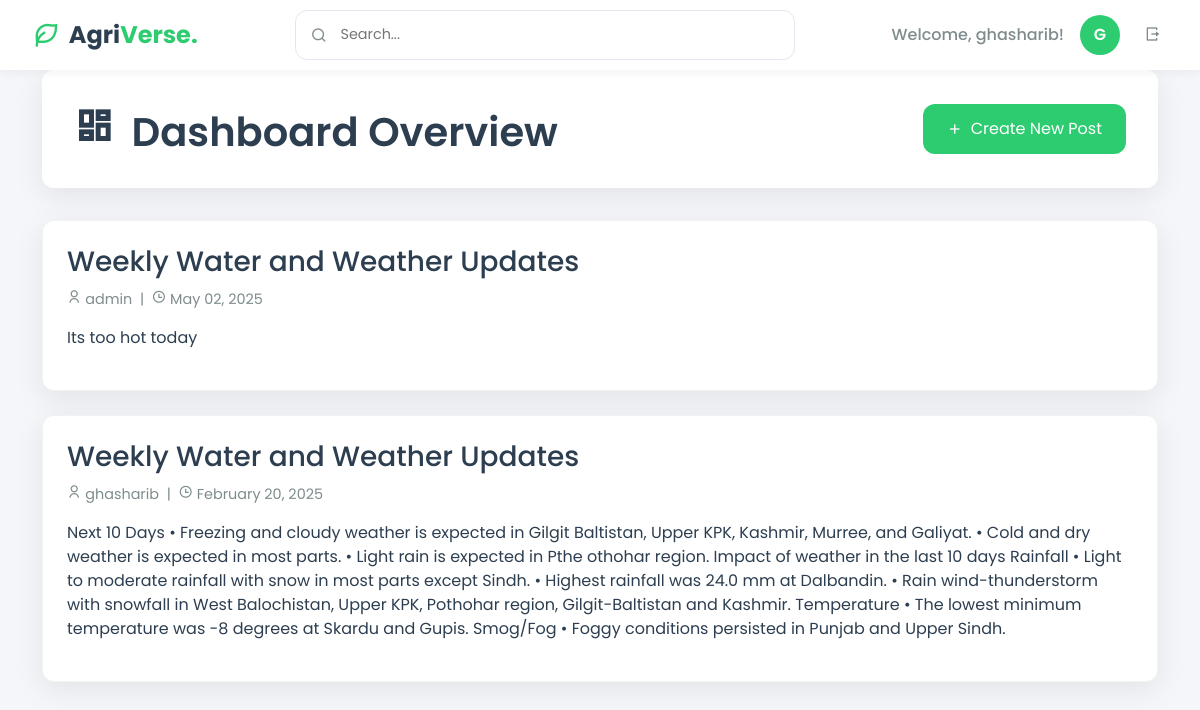
Screenshot of /admin (signed in) with the database file from the repository.
### models.py (models this page shows)
class User(db.Model):
    id = db.Column(db.Integer, primary_key=True)
    username = db.Column(db.String(80), unique=True, nullable=False)
    email = db.Column(db.String(120), unique=True, nullable=False)
    password = db.Column(db.String(200), nullable=False)
    is_admin = db.Column(db.Boolean, default=False)
    created_at = db.Column(db.DateTime, default=datetime.utcnow)

class NewsletterPost(db.Model):
    id = db.Column(db.Integer, primary_key=True)
    title = db.Column(db.String(200), nullable=False)
    content = db.Column(db.Text, nullable=False)
    image_url = db.Column(db.String(500))
    video_url = db.Column(db.String(500))
    created_at = db.Column(db.DateTime, default=datetime.utcnow)
    author_id = db.Column(db.Integer, db.ForeignKey('user.id'), nullable=False)
    author = db.relationship('User', backref=db.backref('posts', lazy=True))

### app.py (the view)
@app.route('/admin')
@admin_required
def admin_dashboard():
    posts = NewsletterPost.query.order_by(NewsletterPost.created_at.desc()).all()
    return render_template('admin/admin_dashboard.html', posts=posts)

### app.py (called while the page is built)
def admin_required(f):
    @wraps(f)
    def decorated_function(*args, **kwargs):
        if 'user_id' not in session:
            flash('Please log in first.', 'danger')
            return redirect(url_for('login'))
        user = User.query.get(session['user_id'])
        if not user or not user.is_admin:
            flash('Access denied. Admin privileges required.', 'danger')
            return redirect(url_for('index'))
        return f(*args, **kwargs)
    return decorated_function

@app.before_request
def before_request():
    protected_routes = ['dashboard', 'admin_dashboard']
    if request.endpoint in protected_routes and 'user_id' not in session:
        flash('Please log in to access this page.', 'info')
        return redirect(url_for('login'))

### templates/admin/admin_dashboard.html (shortened to what this page needs)
<!DOCTYPE html>
<html lang="en">
<head>
    <link rel="stylesheet" href="https://cdn.jsdelivr.net/npm/bootstrap@5.3.0/dist/css/bootstrap.min.css">
    <link href="https://cdn.jsdelivr.net/npm/remixicon@2.5.0/fonts/remixicon.css" rel="stylesheet">
</head>
<body>
    <div class="top-bar">
                <div class="brand-logo">
                    <i class="ri-leaf-line"></i>
                    <h2>Agri<span style="color: var(--primary-color)">Verse.</span></h2>
                </div>
                <div class="search-container">
                    <i class="ri-search-line"></i>
                    <input type="text" placeholder="Search...">
                </div>
                <div class="d-flex align-items-center gap-3">
                    <span class="welcome-message">Welcome, {{ session['username'] }}!</span>
                    <div class="user-avatar">
                        {{ session['username'][0].upper() }}
                    </div>
                    <button class="logout-btn">
                        <i class="ri-logout-box-r-line"></i>
                    </button>
                </div>
    </div>
    <main class="container">
        <div class="admin-header">
            <div class="d-flex justify-content-between align-items-center">
                <h1 class="admin-title">
                    <i class="ri-dashboard-line me-2"></i>
                    Dashboard Overview
                </h1>
                <a href="{{ url_for('create_post') }}" class="create-post-btn">
                    <i class="ri-add-line"></i>
                    Create New Post
                </a>
            </div>
        </div>
        <div class="row">
            <div class="col-12">
                {% for post in posts %}
                <div class="post-card">
                    <h3>{{ post.title }}</h3>
                    <div class="post-meta">
                        <i class="ri-user-line"></i> {{ post.author.username }} &nbsp;|&nbsp;
                        <i class="ri-time-line"></i> {{ post.created_at.strftime('%B %d, %Y') }}
                    </div>
                    <p class="mt-3">{{ post.content }}</p>
                </div>
                {% endfor %}
            </div>
        </div>
    </main>
</body>
</html>

### templates/admin/admin_dashboard.html (style rules this page uses)
:root { --primary-color: #2ecc71; --primary-dark: #27ae60; --secondary-color: #f8f9fa; --accent-color: #3498db; --background-color: #f5f6fa; --card-background: #ffffff; --text-primary: #2c3e50; --text-secondary: #7f8c8d; --border-radius: 12px; --box-shadow: 0 8px 30px rgba(0, 0, 0, 0.08); --top-bar-height: 70px; }
body { font-family: 'Poppins', sans-serif; background-color: var(--background-color); color: var(--text-primary); margin: 0; padding-top: 70px; }
.top-bar { position: fixed; top: 0; left: 0; right: 0; height: var(--top-bar-height); background: var(--card-background); padding: 0 2rem; display: flex; align-items: center; justify-content: space-between; box-shadow: 0 2px 10px rgba(0, 0, 0, 0.05); z-index: 1000; }
.brand-logo { display: flex; align-items: center; gap: 0.5rem; }
.brand-logo i { font-size: 1.8rem; color: var(--primary-color); }
.brand-logo h2 { font-size: 1.5rem; font-weight: 700; margin: 0; }
.search-container { flex: 1; max-width: 500px; position: relative; margin: 0 2rem; }
.search-container input { width: 100%; padding: 0.8rem 1rem 0.8rem 2.8rem; border: 1px solid #e2e8f0; border-radius: var(--border-radius); font-size: 0.9rem; transition: var(--transition); }
.search-container i { position: absolute; left: 1rem; top: 50%; transform: translateY(-50%); color: var(--text-secondary); }
.welcome-message { color: var(--text-secondary); font-weight: 500; }
.admin-header { background: var(--card-background); padding: 2rem; border-radius: var(--border-radius); box-shadow: var(--box-shadow); margin-bottom: 2rem; }
.admin-title { color: var(--text-primary); font-weight: 600; margin: 0; }
.post-card { background: var(--card-background); border-radius: var(--border-radius); padding: 1.5rem; margin-bottom: 1.5rem; box-shadow: var(--box-shadow); transition: transform 0.3s ease; border: 1px solid rgba(0, 0, 0, 0.05); }
.create-post-btn { background: var(--primary-color); color: white; border: none; padding: 0.8rem 1.5rem; border-radius: var(--border-radius); text-decoration: none; transition: background-color 0.3s ease; display: inline-flex; align-items: center; gap: 0.5rem; }
.post-meta { color: var(--text-secondary); font-size: 0.9rem; margin-top: 0.5rem; }
.user-avatar { width: 40px; height: 40px; border-radius: 50%; background: var(--primary-color); color: white; display: flex; align-items: center; justify-content: center; font-weight: 600; }
.logout-btn { padding: 0.5rem; background: none; border: none; color: var(--text-secondary); cursor: pointer; transition: var(--transition); }

### rows the page displays
User: username "ghasharib"
NewsletterPost: title "Weekly Water and Weather Updates", author.username "admin", created_at "May 02, 2025", content "Its too hot today"
NewsletterPost: title "Weekly Water and Weather Updates", author.username "ghasharib", created_at "February 20, 2025", content "Next 10 Days • Freezing and cloudy weather is expected in Gilgit Baltistan, Upper KPK, Kashmir, Murree, and Galiyat. • Cold and dry weather is expected in most parts. • Light rain is expected in Pthe othohar region. Impact of weather in the last 10 days Rainfall • Light to moderate rainfall with snow in most parts except Sindh. • Highest rainfall was 24.0 mm at Dalbandin. • Rain wind-thunderstorm with snowfall in West Balochistan, Upper KPK, Pothohar region, Gilgit-Baltistan and Kashmir. Temperature • The lowest minimum temperature was -8 degrees at Skardu and Gupis. Smog/Fog • Foggy conditions persisted in Punjab and Upper Sindh."

### other values shown
{{ session['username'][0].upper() }} "G"
